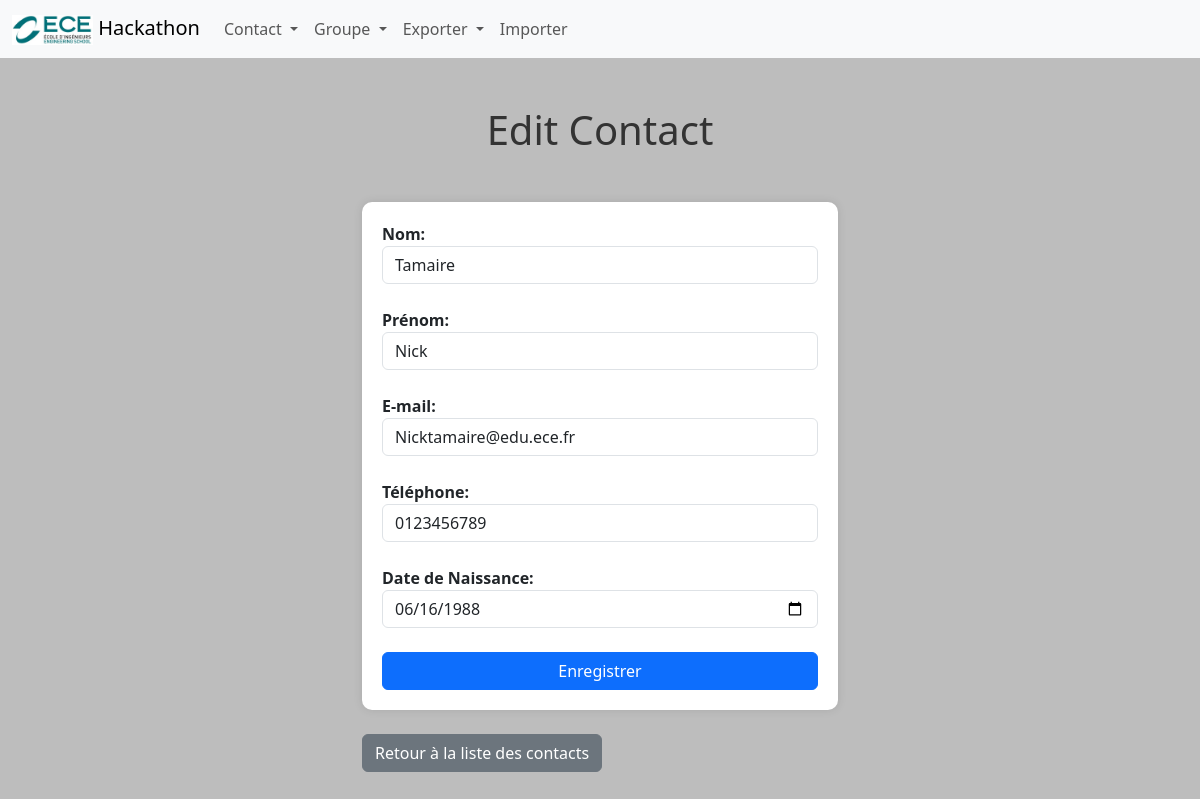
Page /contacts/3/edit on the committed database.
### tables this page shows
CREATE TABLE Contact(
    id_contact     INTEGER PRIMARY KEY AUTOINCREMENT NOT NULL ,
    nom            Varchar (50) NOT NULL ,
    prenom         Varchar (50) NOT NULL ,
    e_mail         Varchar (100) NOT NULL ,
    tel            Varchar (20) NOT NULL ,
    date_naissance Date NOT NULL ,
    created_date   Datetime NOT NULL ,
    updated_date   Datetime NOT NULL,
    id_user        INTEGER NOT NULL,
    FOREIGN KEY (id_user) REFERENCES User(id_user)
);

### main.py (the view, shortened to what this page needs)
@app.route("/contacts/<int:contactId>/edit", methods=['GET', 'POST'])
def edit_contact(contactId):
    query = "SELECT * FROM Contact WHERE id_contact = ?"
    values = (contactId,)
    contact = recup_bdd(query, values, True)
    if request.method == 'GET':
        if contact:
            return render_template('contactEdit.html', contact=contact)

### function.py (called while the page is built)
def connect_db():
    return sqlite3.connect('hackathon_bdd.sqlite')

def recup_bdd(query: str, values=None, doOne: bool = False):
    connection = connect_db()
    cursor = connection.cursor()
    if values:
        cursor.execute(query, values)
    else:
        cursor.execute(query)
    if doOne:
        result = cursor.fetchone()
    else:
        result = cursor.fetchall()
    connection.close()
    return result

### templates/contactEdit.html (shortened to what this page needs)
{% extends "layout/base.html" %}
{% block content %}
    {% include 'layout/navbar.html' %}
    <h1 class="m-5">Edit Contact</h1>
    <div class="container mb-5 mt-5">
        <form method="POST" action="{{ url_for('edit_contact', contactId=contact[0]) }}">
            <label for="nom">Nom:</label>
            <input type="text" class="form-control" name="nom" value="{{ contact[1] }}" required><br>
            <label for="prenom">Prénom:</label>
            <input type="text" class="form-control" name="prenom" value="{{ contact[2] }}" required><br>
            <label for="email">E-mail:</label>
            <input type="email" class="form-control" name="email" value="{{ contact[3] }}" required><br>
            <label for="tel">Téléphone:</label>
            <input type="tel" class="form-control" name="tel" value="{{ contact[4] }}" required><br>
            <label for="dob">Date de Naissance:</label>
            <input type="date" class="form-control" name="dob" value="{{ contact[5] }}" required><br>
            <button type="submit" class="btn btn-primary">Enregistrer</button>
        </form>
        <br>
        <a href="{{ url_for('liste_contacts') }}" class="btn btn-secondary">Retour à la liste des contacts</a>
    </div>
{% endblock %}

### static/styles.css (style rules this page uses)
body { background: #bdbdbd; font-family: 'Segoe UI', Tahoma, Geneva, Verdana, sans-serif; }
h1 { text-align: center; color: #333; }
.container { max-width: 500px; }
form { background-color: #ffffff; padding: 20px; border-radius: 10px; box-shadow: 0 0 10px rgba(0, 0, 0, 0.1); }
label { font-weight: bold; }
button { width: 100%; }

### rows in the picture
Contact: nom "Tamaire", prenom "Nick", email "Nicktamaire@edu.ece.fr", tel "0123456789", dob "06/16/1988"
